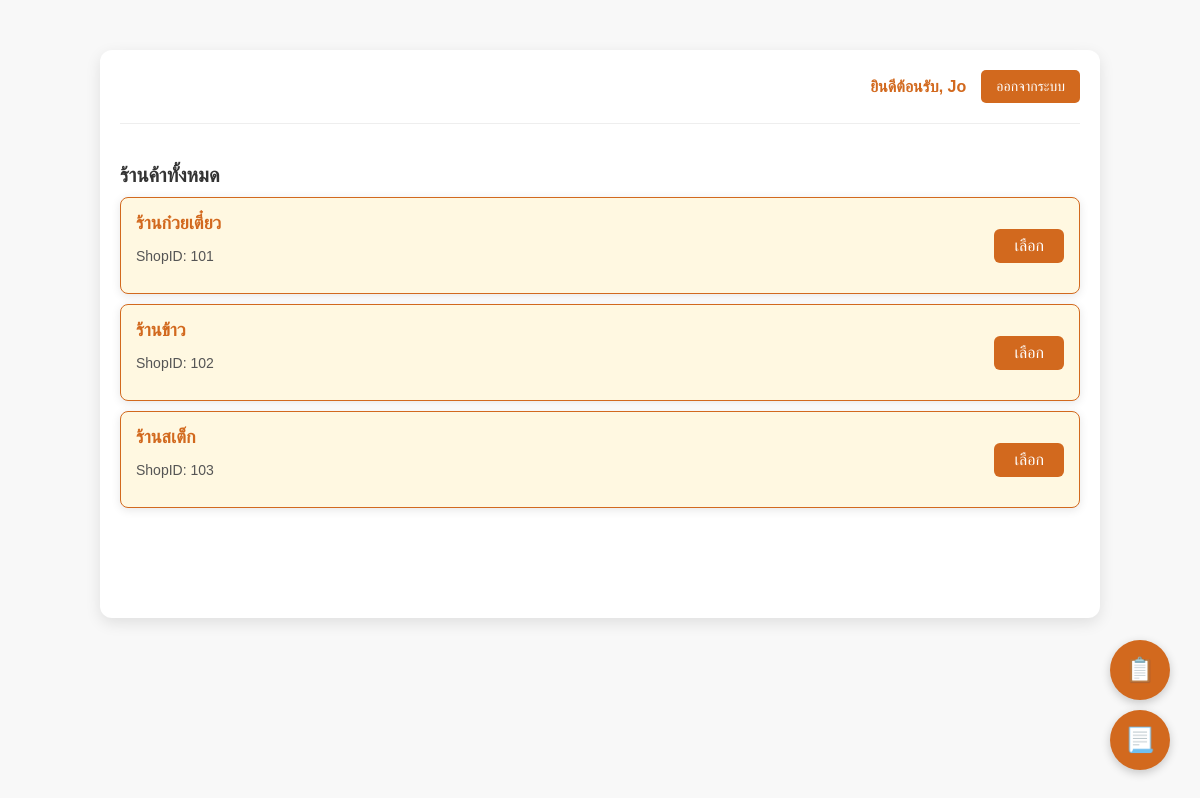
Screenshot of /main.php (signed in) with the database file from the repository.
### tables this page shows
CREATE TABLE `shop` (
  `ShopID` int(6) NOT NULL,
  `ShopName` varchar(20) DEFAULT NULL,
  `PassWord` varchar(50) DEFAULT NULL,
  `Tel` int(10) DEFAULT NULL
);

### main.php (the view, shortened to what this page needs)
<?php
include 'WebconDB.php';
$shops = $connect->query("SELECT * FROM shop");
?>
<!DOCTYPE html>
<html lang="th">
<head>
</head>
<body>
    <div class="dashboard">
        <div class="top-right-profile">
            <div class="welcome-text">ยินดีต้อนรับ, <?php echo $_SESSION['name']; ?></div>
            <form method="post" style="margin: 0;">
                <button type="submit" name="logout" class="logout-btn-small">ออกจากระบบ</button>
            </form>
        </div>
        <div class="content">
            <div class="restaurant-list">
                <h3>ร้านค้าทั้งหมด</h3>
                <?php while ($shop = $shops->fetch_assoc()): ?>
                    <div class="shop-card">
                        <div class="shop-info">
                            <h4><?php echo $shop['ShopName']; ?></h4>
                            <p>ShopID: <?php echo $shop['ShopID']; ?></p>
                        </div>
                        <button onclick="location.href='shop.php?shopid=<?php echo $shop['ShopID']; ?>'">เลือก</button>
                    </div>
                <?php endwhile; ?>
            </div>
        </div>
    </div>
    <div class="receipt-icon" onclick="showReceiptHistory()">
        📃
    </div>
    <div class="order-status-icon" onclick="showOrderStatus()">
        📋
    </div>
</body>
</html>

### main.php (style rules this page uses)
body { font-family: 'Sarabun', sans-serif; background: #f8f8f8; color: #333; margin: 0; padding: 0; }
.dashboard { width: 80%; margin: 50px auto; padding: 20px; background: #fff; border-radius: 12px; box-shadow: 0 5px 15px rgba(0, 0, 0, 0.1); }
.top-right-profile { display: flex; justify-content: flex-end; align-items: center; gap: 15px; color: #d2691e; padding-bottom: 20px; border-bottom: 1px solid #eee; margin-bottom: 20px; }
.welcome-text { font-size: 16px; font-weight: bold; margin: 0; }
.logout-btn-small { background-color: #d2691e; color: white; border: none; border-radius: 5px; padding: 8px 15px; cursor: pointer; font-size: 14px; }
.shop-card { display: flex; justify-content: space-between; align-items: center; background: #fff8e1; border: 1px solid #d2691e; border-radius: 8px; padding: 15px; margin: 10px 0; box-shadow: 0 2px 10px rgba(0, 0, 0, 0.1); }
.shop-info h4 { margin: 0; font-size: 18px; color: #d2691e; }
.shop-info p { font-size: 14px; color: #555; }
button { background-color: #d2691e; color: white; border: none; border-radius: 6px; padding: 8px 20px; cursor: pointer; font-size: 16px; }
.restaurant-list h3 { text-align: left; font-size: 20px; margin-top: 20px; margin-bottom: 10px; color: #333; }
.receipt-icon { position: fixed; bottom: 30px; right: 30px; width: 60px; height: 60px; background-color: #d2691e; border-radius: 50%; display: flex; align-items: center; justify-content: center; color: white; font-size: 24px; cursor: pointer; box-shadow: 0 3px 10px rgba(0, 0, 0, 0.2); z-index: 1000; transition: all 0.3s ease; }
.content { display: flex; gap: 20px; }
.restaurant-list { flex: 2; padding-bottom: 80px; }
.order-status-icon { position: fixed; bottom: 100px; right: 30px; width: 60px; height: 60px; background-color: #d2691e; border-radius: 50%; display: flex; align-items: center; justify-content: center; color: white; font-size: 24px; cursor: pointer; box-shadow: 0 3px 10px rgba(0, 0, 0, 0.2); z-index: 1000; transition: all 0.3s ease; }

### rows the page displays
shop: ShopName "ร้านก๋วยเตี๋ยว", ShopID "101"
shop: ShopName "ร้านข้าว", ShopID "102"
shop: ShopName "ร้านสเต็ก", ShopID "103"

### other values shown
$_SESSION['name'] "Jo"
